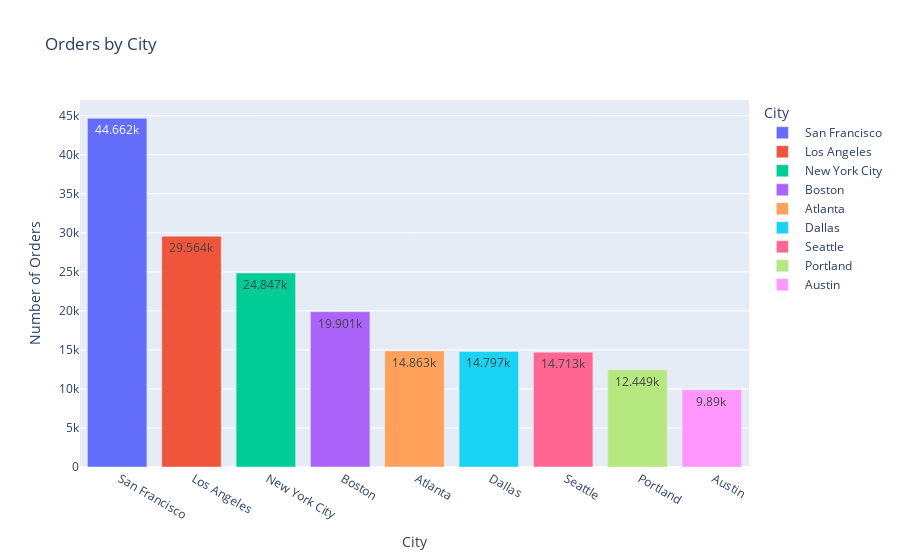

The cell this chart's notebook holds for it:
### Code cell
fig.show()

### Figure 1 — Plotly figure (JSON) as saved in the notebook; plotly's stock layout.template omitted (floating-point values rounded to 4 significant figures)
{"data": [{"alignmentgroup": "True", "hovertemplate": "City=%{x}<br>Number of Orders=%{y}<extra></extra>", "legendgroup": " San Francisco", "marker": {"color": "#636efa", "pattern": {"shape": ""}}, "name": " San Francisco", "offsetgroup": " San Francisco", "orientation": "v", "showlegend": true, "textposition": "auto", "texttemplate": "%{y}", "type": "bar", "x": [" San Francisco"], "xaxis": "x", "y": [44662], "yaxis": "y"}, {"alignmentgroup": "True", "hovertemplate": "City=%{x}<br>Number of Orders=%{y}<extra></extra>", "legendgroup": " Los Angeles", "marker": {"color": "#EF553B", "pattern": {"shape": ""}}, "name": " Los Angeles", "offsetgroup": " Los Angeles", "orientation": "v", "showlegend": true, "textposition": "auto", "texttemplate": "%{y}", "type": "bar", "x": [" Los Angeles"], "xaxis": "x", "y": [29564], "yaxis": "y"}, {"alignmentgroup": "True", "hovertemplate": "City=%{x}<br>Number of Orders=%{y}<extra></extra>", "legendgroup": " New York City", "marker": {"color": "#00cc96", "pattern": {"shape": ""}}, "name": " New York City", "offsetgroup": " New York City", "orientation": "v", "showlegend": true, "textposition": "auto", "texttemplate": "%{y}", "type": "bar", "x": [" New York City"], "xaxis": "x", "y": [24847], "yaxis": "y"}, {"alignmentgroup": "True", "hovertemplate": "City=%{x}<br>Number of Orders=%{y}<extra></extra>", "legendgroup": " Boston", "marker": {"color": "#ab63fa", "pattern": {"shape": ""}}, "name": " Boston", "offsetgroup": " Boston", "orientation": "v", "showlegend": true, "textposition": "auto", "texttemplate": "%{y}", "type": "bar", "x": [" Boston"], "xaxis": "x", "y": [19901], "yaxis": "y"}, {"alignmentgroup": "True", "hovertemplate": "City=%{x}<br>Number of Orders=%{y}<extra></extra>", "legendgroup": " Atlanta", "marker": {"color": "#FFA15A", "pattern": {"shape": ""}}, "name": " Atlanta", "offsetgroup": " Atlanta", "orientation": "v", "showlegend": true, "textposition": "auto", "texttemplate": "%{y}", "type": "bar", "x": [" Atlanta"], "xaxis": "x", "y": [14863], "yaxis": "y"}, {"alignmentgroup": "True", "hovertemplate": "City=%{x}<br>Number of Orders=%{y}<extra></extra>", "legendgroup": " Dallas", "marker": {"color": "#19d3f3", "pattern": {"shape": ""}}, "name": " Dallas", "offsetgroup": " Dallas", "orientation": "v", "showlegend": true, "textposition": "auto", "texttemplate": "%{y}", "type": "bar", "x": [" Dallas"], "xaxis": "x", "y": [14797], "yaxis": "y"}, {"alignmentgroup": "True", "hovertemplate": "City=%{x}<br>Number of Orders=%{y}<extra></extra>", "legendgroup": " Seattle", "marker": {"color": "#FF6692", "pattern": {"shape": ""}}, "name": " Seattle", "offsetgroup": " Seattle", "orientation": "v", "showlegend": true, "textposition": "auto", "texttemplate": "%{y}", "type": "bar", "x": [" Seattle"], "xaxis": "x", "y": [14713], "yaxis": "y"}, {"alignmentgroup": "True", "hovertemplate": "City=%{x}<br>Number of Orders=%{y}<extra></extra>", "legendgroup": " Portland", "marker": {"color": "#B6E880", "pattern": {"shape": ""}}, "name": " Portland", "offsetgroup": " Portland", "orientation": "v", "showlegend": true, "textposition": "auto", "texttemplate": "%{y}", "type": "bar", "x": [" Portland"], "xaxis": "x", "y": [12449], "yaxis": "y"}, {"alignmentgroup": "True", "hovertemplate": "City=%{x}<br>Number of Orders=%{y}<extra></extra>", "legendgroup": " Austin", "marker": {"color": "#FF97FF", "pattern": {"shape": ""}}, "name": " Austin", "offsetgroup": " Austin", "orientation": "v", "showlegend": true, "textposition": "auto", "texttemplate": "%{y}", "type": "bar", "x": [" Austin"], "xaxis": "x", "y": [9890], "yaxis": "y"}], "layout": {"barmode": "relative", "legend": {"title": {"text": "City"}, "tracegroupgap": 0}, "title": {"text": "Orders by City"}, "xaxis": {"anchor": "y", "categoryarray": [" San Francisco", " Los Angeles", " New York City", " Boston", " Atlanta", " Dallas", " Seattle", " Portland", " Austin"], "categoryorder": "array", "domain": [0, 1], "title": {"text": "City"}}, "yaxis": {"anchor": "x", "domain": [0, 1], "title": {"text": "Number of Orders"}}}}
